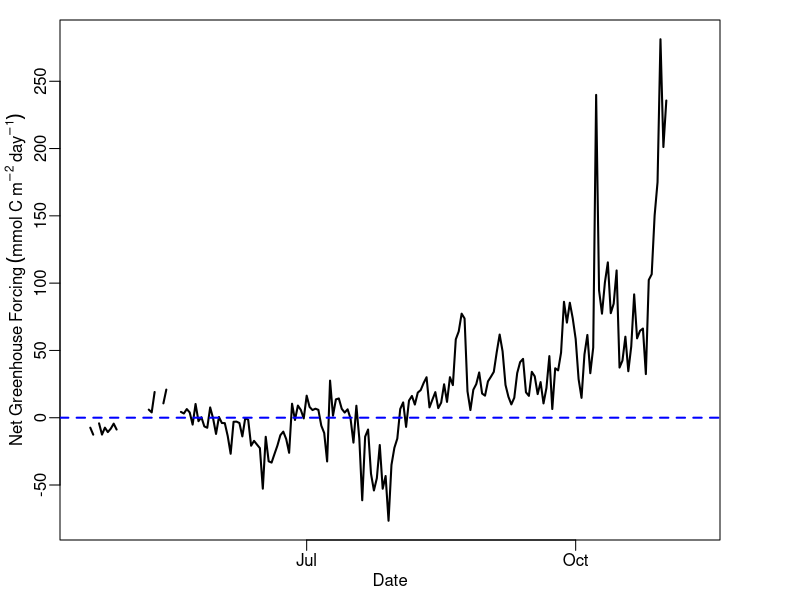
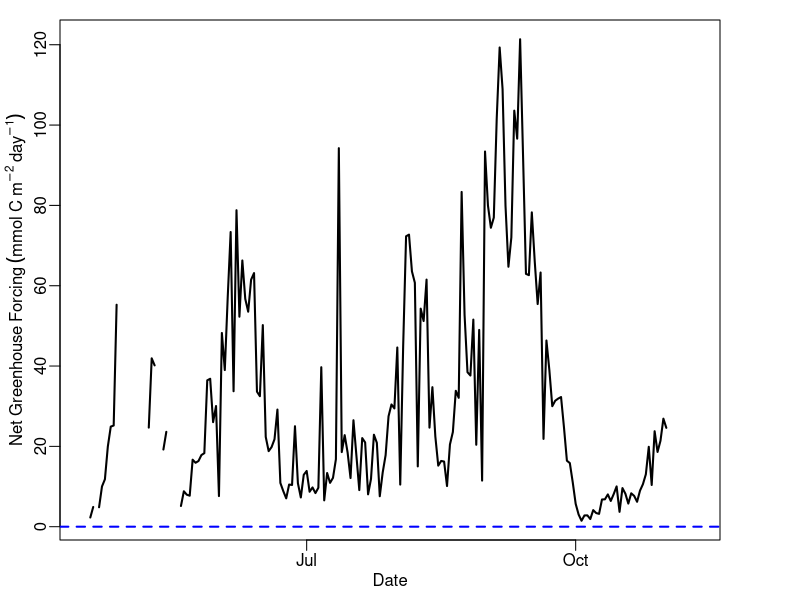
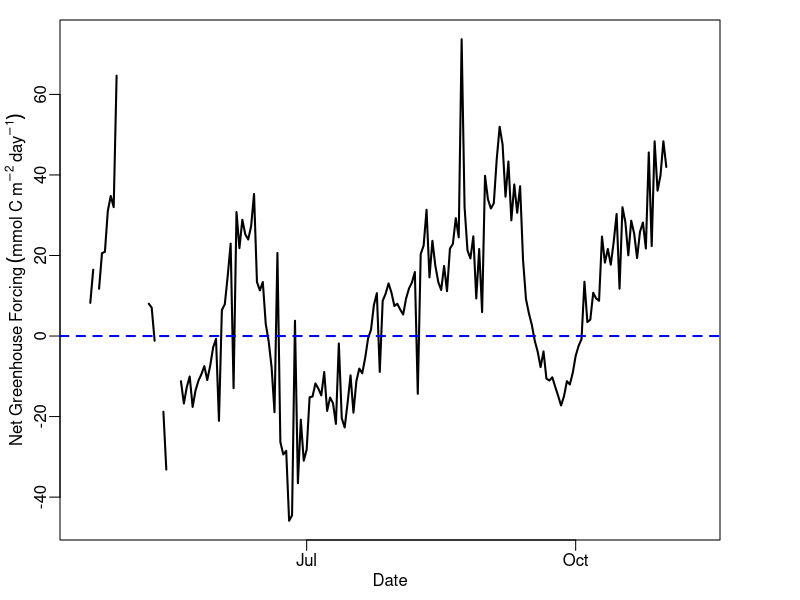
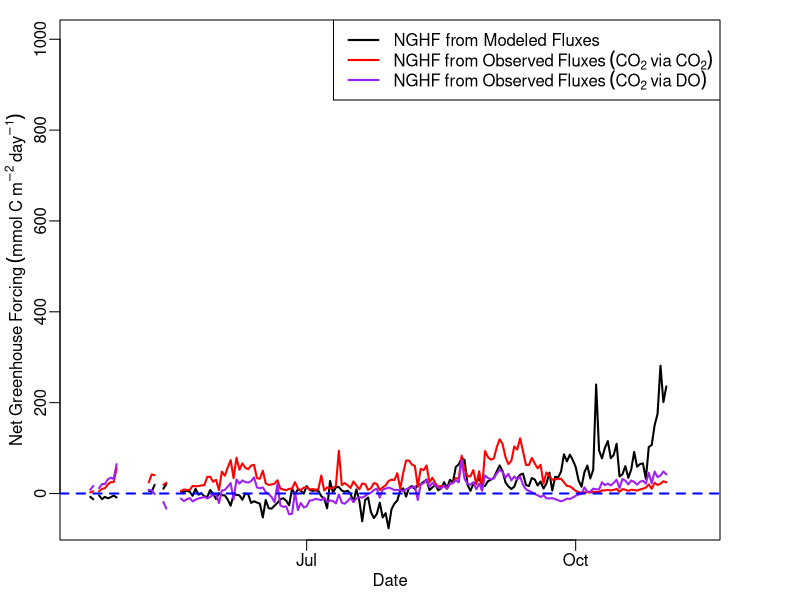
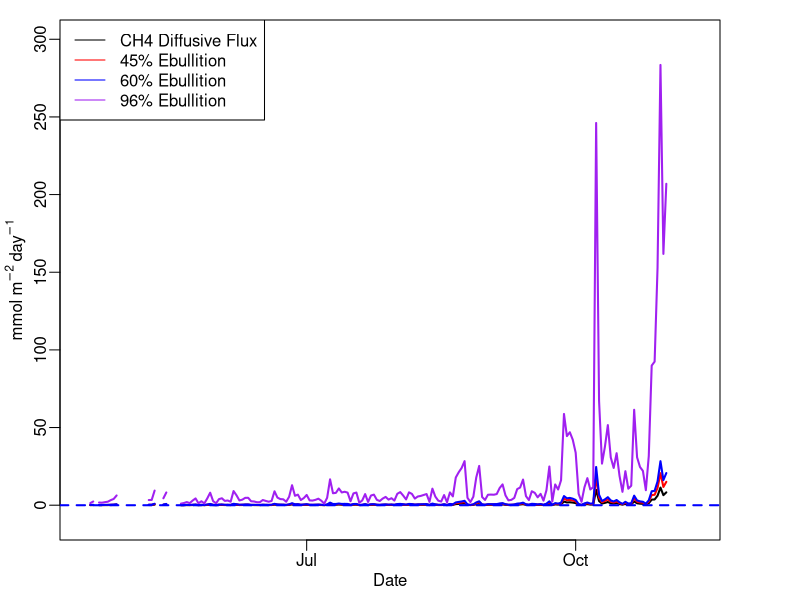
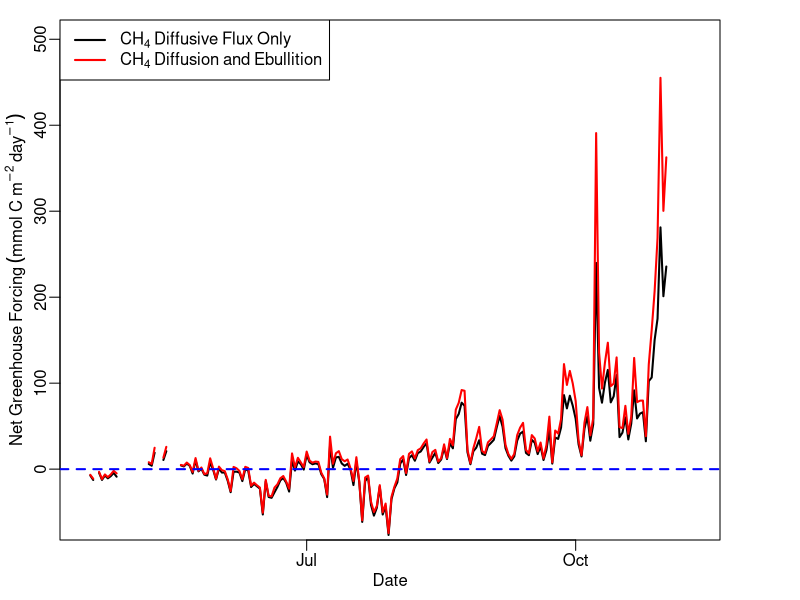
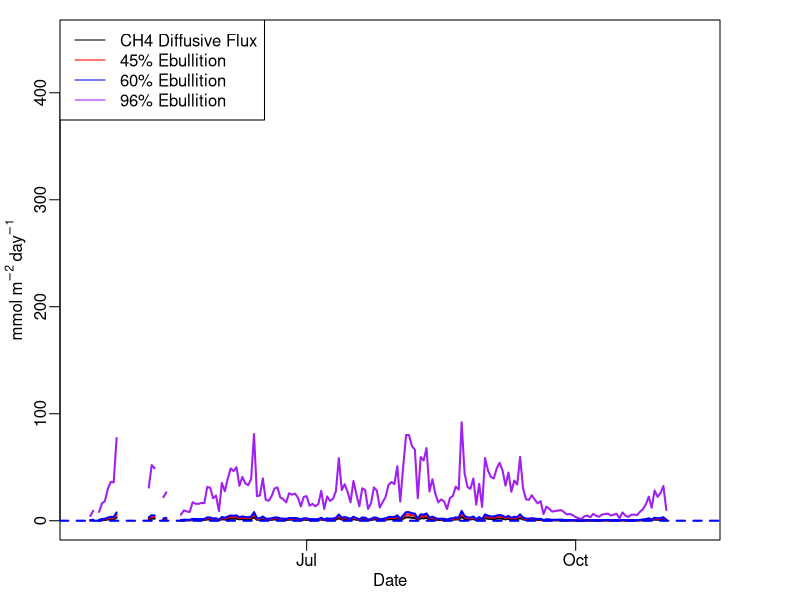
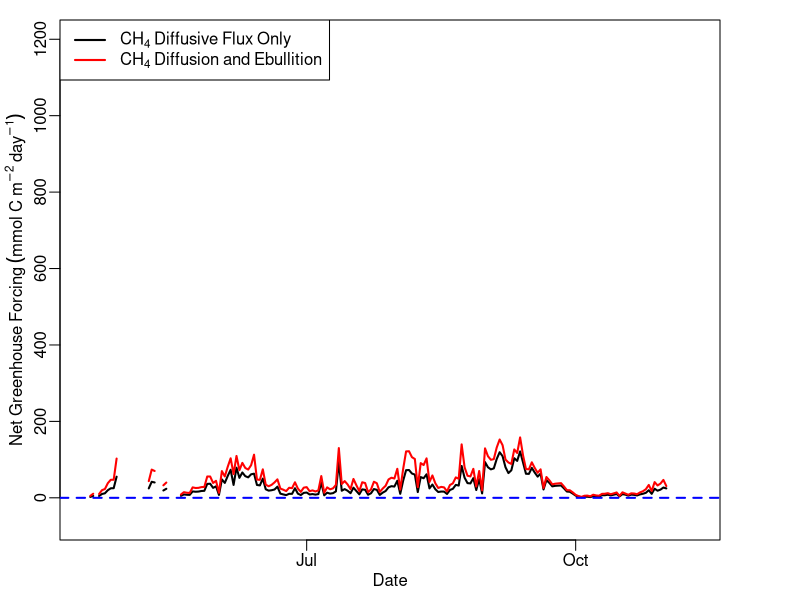

Reproduce these figures in R, in order.
#Net GH Forcing Calculation and Figure
#2 March 2017
#JAH

#run Gas Flux script first
#assemble data frame: datetime, co2 flux, ch4 flux
#using gas flux from Read method
setwd("~/Dropbox/GitHub Repos/GLM-Mendota/Data/")
net.forcing<-read.csv('flux.data.csv')
datetime = as.Date(net.forcing$datetime)

########################################################################
######################NGHF USING MODELED FLUXES#########################
#convert gas fluxes to mmol of C m-2 day-1
mod.co2.flux.mmolC <- net.forcing$co2.flux.read.mod * (12/44)
mod.ch4.flux.mmolC <- net.forcing$ch4.flux.read.mod * (12/16)

net.forcing <- cbind(net.forcing, mod.co2.flux.mmolC, mod.ch4.flux.mmolC)

#calculate Net GH Forcing
mod.netGHG <- (25*net.forcing$mod.ch4.flux.mmolC) + net.forcing$mod.co2.flux.mmolC

xlab = expression(Date)
ylab = expression(Net~Greenhouse~Forcing~(mmol~C~m^-2~day^-1))
quartz()
par(mar=c(3,3,1,4),mgp=c(1.5,0.5,0),tck=-0.02)
plot(datetime,mod.netGHG,type = 'l',lwd=2,ylab=ylab, xlab = xlab)
abline(0,0,lty=2, col='blue',lwd=2)

########################################################################
############NGHF USING OBSERVED FLUXES (CO2 via CO2)####################
#convert gas fluxes to mmol of C m-2 day-1
obs.co2.flux.mmolC <- net.forcing$co2.flux.read.obs * (12/44)
obs.ch4.flux.mmolC <- net.forcing$ch4.flux.read.obs * (12/16)

net.forcing <- cbind(net.forcing, obs.co2.flux.mmolC, obs.ch4.flux.mmolC)

#calculate Net GH Forcing
obs.netGHG <- (25*net.forcing$obs.ch4.flux.mmolC) + net.forcing$obs.co2.flux.mmolC

xlab = expression(Date)
ylab = expression(Net~Greenhouse~Forcing~(mmol~C~m^-2~day^-1))
quartz()
par(mar=c(3,3,1,4),mgp=c(1.5,0.5,0),tck=-0.02)
plot(datetime,obs.netGHG,type = 'l',lwd=2,ylab=ylab, xlab = xlab)
abline(0,0,lty=2, col='blue',lwd=2)

########################################################################
#############NGHF USING OBSERVED FLUXES (CO2 via DO)###################
obs.co2.flux.mmolC.do <- net.forcing$co2.flux.read.obs.do * (12/44)
obs.ch4.flux.mmolC.do <- net.forcing$ch4.flux.read.obs * (12/16)

net.forcing <- cbind(net.forcing, obs.co2.flux.mmolC.do, obs.ch4.flux.mmolC.do)

#calculate NGHF
obs.netGHG.do <- (25*net.forcing$obs.ch4.flux.mmolC.do) + net.forcing$obs.co2.flux.mmolC.do

xlab = expression(Date)
ylab = expression(Net~Greenhouse~Forcing~(mmol~C~m^-2~day^-1))
quartz()
par(mar=c(3,3,1,4),mgp=c(1.5,0.5,0),tck=-0.02)
plot(datetime,obs.netGHG.do,type = 'l',lwd=2,ylab=ylab, xlab = xlab)
abline(0,0,lty=2, col='blue',lwd=2)

net.forcing<-cbind(net.forcing, mod.netGHG, obs.netGHG, obs.netGHG.do)
write.csv(net.forcing, file = 'netGHGforcing.csv',row.names = FALSE)

########################################################################
#######################ALL NGHF, ONE PLOT###############################
xlab = expression(Date)
ylab = expression(Net~Greenhouse~Forcing~(mmol~C~m^-2~day^-1))
quartz()
par(mar=c(3,3,1,4),mgp=c(1.5,0.5,0),tck=-0.02)
plot(datetime,mod.netGHG,type = 'l', lwd = 2,ylab = ylab, xlab = xlab,ylim=c(-60,1000))
lines(datetime, obs.netGHG,type = 'l', lwd = 2, col='red')
lines(datetime, obs.netGHG.do,type = 'l', lwd = 2, col = 'purple')
abline(0,0,col='blue',lty=2,lwd=2)
legend('topright',c("NGHF from Modeled Fluxes",expression(NGHF~from~Observed~Fluxes~(CO[2]~via~CO[2])),expression(NGHF~from~Observed~Fluxes~(CO[2]~via~DO))),lwd=c(2,2,2),col=c('black','red','purple'))






########################################################################
##############################INCLUDE EBULLITION########################
####from MODELED gas fluxes####
#Bastviken et al. 2004: 45% ebullition based on lake size
#Bastviken et al. 2004: 60% ebullition, generally
#Casper et al. 2000: 96% ebullition, based on tropic state

mod.bastviken.total.ch4.flux <- net.forcing$ch4.flux.read.mod * (100/55)
mod.bastviken.high.total.ch4.flux <- net.forcing$ch4.flux.read.mod * (100/40)
mod.casper.total.ch4.flux <- net.forcing$ch4.flux.read.mod * (100/4)

#increased CH4 flux plot
quartz()
par(mar=c(3,3,1,4),mgp=c(1.5,0.5,0),tck=-0.02)
plot(datetime, net.forcing$ch4.flux.read.mod, type = 'l',ylim = c(-10,300),xlab = 'Date', ylab = expression(mmol~m^-2~day^-1),lwd=2)
lines(datetime, mod.bastviken.total.ch4.flux, type = 'l', col='red',lwd=2)
lines(datetime, mod.bastviken.high.total.ch4.flux, type = 'l', col = 'blue',lwd=2)
lines(datetime, mod.casper.total.ch4.flux, type = 'l', col = 'purple',lwd=2)
legend('topleft',c('CH4 Diffusive Flux','45% Ebullition','60% Ebullition','96% Ebullition'),lty = c(1,1,1,1), col = c('black','red','blue','purple'))
abline(0,0,lty=2,lwd=2,col='blue')

#convert to mmol C m^-2 day^-1
mod.inc.ch4.flux.mmolC <- mod.bastviken.total.ch4.flux * (12/16)

mod.inc.netGHG <- (25*mod.inc.ch4.flux.mmolC) + mod.co2.flux.mmolC

#increased NGHF plot
quartz()
par(mar=c(3,3,1,4),mgp=c(1.5,0.5,0),tck=-0.02)
plot(datetime,mod.netGHG,type = 'l',lwd=2,ylab=ylab, xlab = xlab,ylim=c(-60,500))
lines(datetime,mod.inc.netGHG,type = 'l',lwd=2,ylab=ylab, xlab = xlab, col = 'red')
abline(0,0,lty=2, col='blue',lwd=2)
legend('topleft',c(expression(CH[4]~Diffusive~Flux~Only),expression(CH[4]~Diffusion~and~Ebullition)),lty=c(1,1),lwd=c(2,2), col=c('black','red'))



#####from OBSERVED gas fluxes (CO2 via CO2)#####
obs.bastviken.total.ch4.flux <- net.forcing$ch4.flux.read.obs * (100/55)
obs.bastviken.high.total.ch4.flux <- net.forcing$ch4.flux.read.obs * (100/40)
obs.casper.total.ch4.flux <- net.forcing$ch4.flux.read.obs * (100/4)

#increased CH4 flux plot
quartz()
par(mar=c(3,3,1,4),mgp=c(1.5,0.5,0),tck=-0.02)
plot(datetime, net.forcing$ch4.flux.read.obs, type = 'l',ylim = c(0, 450),xlab = 'Date', ylab = expression(mmol~m^-2~day^-1),lwd=2)
lines(datetime, obs.bastviken.total.ch4.flux, type = 'l', col='red',lwd=2)
lines(datetime, obs.bastviken.high.total.ch4.flux, type = 'l', col = 'blue',lwd=2)
lines(datetime, obs.casper.total.ch4.flux, type = 'l', col = 'purple',lwd=2)
legend('topleft',c('CH4 Diffusive Flux','45% Ebullition','60% Ebullition','96% Ebullition'),lty = c(1,1,1,1), col = c('black','red','blue','purple'))
abline(0,0,lty=2,lwd=2,col='blue')

#convert to mmol C m^-2 day^-1
obs.inc.ch4.flux.mmolC <- obs.bastviken.total.ch4.flux * (12/16)

obs.inc.netGHG <- (25*obs.inc.ch4.flux.mmolC) + obs.co2.flux.mmolC

#increased NGHF plot
quartz()
par(mar=c(3,3,1,4),mgp=c(1.5,0.5,0),tck=-0.02)
plot(datetime,obs.netGHG,type = 'l',lwd=2,ylab=ylab, xlab = xlab,ylim=c(-60,1200))
lines(datetime,obs.inc.netGHG,type = 'l',lwd=2,ylab=ylab, xlab = xlab, col = 'red')
abline(0,0,lty=2, col='blue',lwd=2)
legend('topleft',c(expression(CH[4]~Diffusive~Flux~Only),expression(CH[4]~Diffusion~and~Ebullition)),lty=c(1,1),lwd=c(2,2), col=c('black','red'))




####from OBSERVED gas fluxes (CO2 via DO)####
#use same obs.bastviken.total.ch4.flux estimates
#use same obs.inc.ch4.flux.mmolC

obs.inc.netGHG.do <- (25*obs.inc.ch4.flux.mmolC) + obs.co2.flux.mmolC.do

quartz()
par(mar=c(3,3,1,4),mgp=c(1.5,0.5,0),tck=-0.02)
plot(datetime,obs.netGHG,type = 'l',lwd=2,ylab=ylab, xlab = xlab,ylim=c(-60,1200))
lines(datetime,obs.inc.netGHG.do,type = 'l',lwd=2,ylab=ylab, xlab = xlab, col = 'red')
abline(0,0,lty=2, col='blue',lwd=2)
legend('topleft',c(expression(CH[4]~Diffusive~Flux~Only),expression(CH[4]~Diffusion~and~Ebullition)),lty=c(1,1),lwd=c(2,2), col=c('black','red'))



